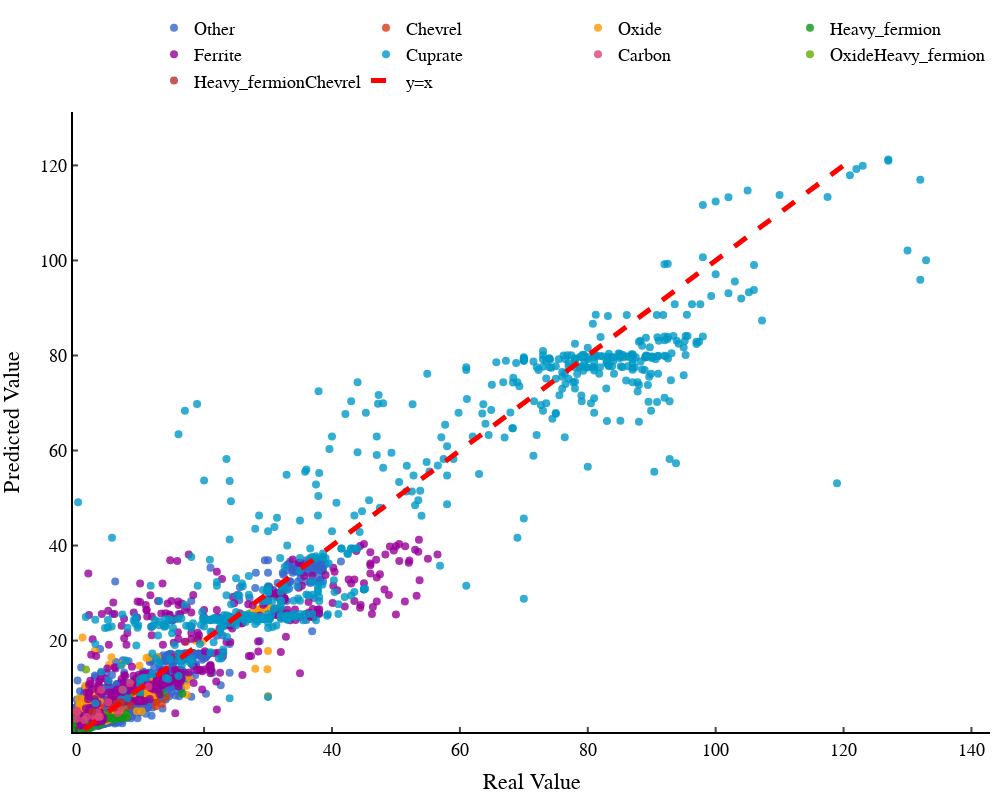

Notebook cell for this chart:
### Code cell
import plotly.express as px

df_MP_nonzero["predicted_tc"] = predicted_tc

unique_categories = df_MP_nonzero["sc_class"].unique()

colors = px.colors.qualitative.G10

color_map = {
    category: colors[i % len(colors)]
    for i, category in enumerate(unique_categories)
}


traces = []
for category, color in color_map.items():
    filtered_df = df_MP_nonzero[df_MP_nonzero["sc_class"] == category]
    trace = go.Scatter(
        x=filtered_df["tc"], 
        y=filtered_df["predicted_tc"], 
        mode='markers', 
        text=filtered_df["formula_sc"], 
        hoverinfo='text',
        marker=dict(
            color=color,
            size=8,  # Adjust marker size as needed
            opacity=0.8  # Adjust marker opacity as needed
        ),
        name=category  # Use category name for legend
    )
    traces.append(trace)

# Add y=x line
traces.append(go.Scatter(
    x=np.linspace(min(predicted_tc), max(predicted_tc), 100),
    y=np.linspace(min(predicted_tc), max(predicted_tc), 100),
    mode='lines',
    name='y=x',
    line=dict(color='red', width=5, dash='dash')
))

# Create layout
layout = go.Layout(
    xaxis=dict(title="Real Value", showline=True, linewidth=2, linecolor='black',
               ticks='inside', tickwidth=2, ticklen=5, range=[min(target_tc)-0.5, max(target_tc)+10]),
    yaxis=dict(title="Predicted Value", showline=True, linewidth=2, linecolor='black',
               ticks='inside', tickwidth=2, ticklen=5, range=[min(predicted_tc)-0.5, max(predicted_tc)+10]),
    width=1000,
    height=800,
    plot_bgcolor='white',
    paper_bgcolor='white', 
    font=dict(family='Helvetica', size=18, color='black'),
    margin=dict(l=10, r=10, b=10, t=10),
    legend=dict(orientation="h", yanchor="bottom", y=1.02, xanchor="right", x=1)
)

# Create figure
fig = go.Figure(data=traces, layout=layout)

# Show the plot
fig.show()

### Figure 1 — Plotly figure (JSON) as saved in the notebook; plotly's stock layout.template omitted (floating-point values rounded to 4 significant figures; data arrays with more than 128 entries replaced by an {"elided": "..."} marker saying what was removed)
{"data": [{"hoverinfo": "text", "marker": {"color": "#3366CC", "opacity": 0.8, "size": 8}, "mode": "markers", "name": "Other", "text": {"elided": "2512 str values"}, "type": "scatter", "x": {"elided": "2512 float values"}, "y": {"elided": "2512 float values"}}, {"hoverinfo": "text", "marker": {"color": "#DC3912", "opacity": 0.8, "size": 8}, "mode": "markers", "name": "Chevrel", "text": ["Ag1Mo6S8", "Br2Mo6S6", "Cd1Mo6S8", "Cd1Mo6Se8", "Cu1Mo6Se8", "Dy1Mo6S8", "In0.71S8V6", "In1K2Mo15Se19", "In1S8V6", "In2Mo15Se19", "In2Mo6Se6", "In3Mo15Se19", "K1S8V6", "K2Mo15Se19", "La0.84Mo6Se8", "La0.88Mo6Se8", "La0.94Mo6Se8", "La1Mo6S8", "La1Mo6Se8", "Li2Mo15Se19", "Li3Mo15Se19", "Lu1Mo6S8", "Mo15Se19", "Mo1Te2", "Mo3S2Se2", "Mo3Te3Tl1", "Mo4Re2Te8", "Mo5.8Ru0.2Se8", "Mo6Nd1S8", "Mo6Pb0.7Se8Yb0.3", "Mo6Pb0.8Se8Yb0.2", "Mo6Pb0.9Se8Yb0.1", "Mo6Pb1S4Se4", "Mo6Pb1S8", "Mo6Pb1Se8", "Mo6S8", "Mo6S8Sn0.875", "Mo6S8Sn1", "Mo6Se6Tl2", "Mo6Se8", "Mo6Se8Sn1", "Mo6Se8Y1", "Nb2Se3", "Nb3S4", "Nb3Se4", "Nb3Te4", "Rb1S8V6", "S0.8Se1.2Ta1", "S1.1Zr1", "S1.2Se0.8Ta1", "S1.8Se0.2Ta1", "S8Tl0.26V6", "S8Tl1V6", "S8V6"], "type": "scatter", "x": [7.7, 13.4, 1.8, 2.4, 5.9, 1.6, 5.4, 1.3, 3.9, 1.5, 0.7125, 3.32, 0.71, 2.1, 9.4, 10.25, 11, 6.73, 11.23, 2.6, 3.5, 2.2, 5.29, 0.3, 3.3, 5.84, 3.5, 6.21, 3.5, 10.2, 12.2, 12.3, 3.2, 12.45, 3.77, 1.8, 14.05, 12.6, 2.288, 6.255, 3.4, 6.38, 2.3, 3.81, 1.942, 1.747, 0.65, 3.9, 4.5, 3.8, 2.75, 0.74, 4.1, 0.76], "y": [5.973, 6.663, 5.211, 4.824, 5.058, 5.396, 6.342, 2.614, 3.79, 4.05, 3.303, 3.213, 5.738, 4.104, 9.474, 9.517, 9.593, 5.66, 9.463, 5.7, 3.637, 4.872, 4.219, 4.785, 7.321, 3.459, 4.034, 5.991, 5.052, 8.266, 8.397, 7.881, 7.46, 6.205, 6.14, 6.062, 8.103, 7.118, 3.069, 5.483, 5.077, 7.74, 7.093, 5.713, 4.896, 3.229, 3.627, 4.767, 4.304, 4.767, 6.178, 4.851, 4.153, 4.438]}, {"hoverinfo": "text", "marker": {"color": "#FF9900", "opacity": 0.8, "size": 8}, "mode": "markers", "name": "Oxide", "text": {"elided": "181 str values"}, "type": "scatter", "x": {"elided": "181 float values"}, "y": {"elided": "181 float values"}}, {"hoverinfo": "text", "marker": {"color": "#109618", "opacity": 0.8, "size": 8}, "mode": "markers", "name": "Heavy_fermion", "text": {"elided": "241 str values"}, "type": "scatter", "x": {"elided": "241 float values"}, "y": {"elided": "241 float values"}}, {"hoverinfo": "text", "marker": {"color": "#990099", "opacity": 0.8, "size": 8}, "mode": "markers", "name": "Ferrite", "text": {"elided": "406 str values"}, "type": "scatter", "x": {"elided": "406 float values"}, "y": {"elided": "406 float values"}}, {"hoverinfo": "text", "marker": {"color": "#0099C6", "opacity": 0.8, "size": 8}, "mode": "markers", "name": "Cuprate", "text": {"elided": "576 str values"}, "type": "scatter", "x": {"elided": "576 float values"}, "y": {"elided": "576 float values"}}, {"hoverinfo": "text", "marker": {"color": "#DD4477", "opacity": 0.8, "size": 8}, "mode": "markers", "name": "Carbon", "text": ["Ba6C60", "C1", "C2Ca0.1Y0.9", "C2Ca0.2Y0.8", "C2La1", "C2Lu1", "C2Na1", "C2Th0.09Y0.91", "C2Th0.19Y0.81", "C2Y1", "C60Ca5", "C6Ca1", "C6Sr1", "C6Yb1", "C8.1K1", "C8Cs1", "C8K1", "C8Rb1"], "type": "scatter", "x": [7, 7.2, 3.15, 2.82, 1.234, 3.33, 5, 3.7, 3.52, 3.895, 8.4, 11.3, 1.65, 6.497, 0.152, 0.0675, 0.1524, 0.01205], "y": [5.832, 9.732, 3.976, 3.946, 3.283, 4.807, 7.004, 3.983, 3.956, 9.672, 11.01, 10.36, 3.925, 4.769, 4.978, 3.572, 5.235, 5.198]}, {"hoverinfo": "text", "marker": {"color": "#66AA00", "opacity": 0.8, "size": 8}, "mode": "markers", "name": "OxideHeavy_fermion", "text": ["Bi1Ce1S2O1"], "type": "scatter", "x": [1.533], "y": [13.92]}, {"hoverinfo": "text", "marker": {"color": "#B82E2E", "opacity": 0.8, "size": 8}, "mode": "markers", "name": "Heavy_fermionChevrel", "text": ["Mo6Pb0.1Se8Yb0.9", "Mo6Pb0.2Se8Yb0.8", "Mo6Pb0.3Se8Yb0.7", "Mo6Pr1S8", "Mo6S8Yb1", "Mo6Se8Yb1"], "type": "scatter", "x": [6.3, 6.7, 7.1, 2.55, 8.45, 6], "y": [6.712, 7.006, 6.969, 5.069, 6.32, 5.944]}, {"line": {"color": "red", "dash": "dash", "width": 5}, "mode": "lines", "name": "y=x", "type": "scatter", "x": [1.263, 2.475, 3.687, 4.898, 6.11, 7.322, 8.534, 9.746, 10.96, 12.17, 13.38, 14.59, 15.81, 17.02, 18.23, 19.44, 20.65, 21.86, 23.08, 24.29, 25.5, 26.71, 27.92, 29.14, 30.35, 31.56, 32.77, 33.98, 35.2, 36.41, 37.62, 38.83, 40.04, 41.25, 42.47, 43.68, 44.89, 46.1, 47.31, 48.53, 49.74, 50.95, 52.16, 53.37, 54.59, 55.8, 57.01, 58.22, 59.43, 60.64, 61.86, 63.07, 64.28, 65.49, 66.7, 67.92, 69.13, 70.34, 71.55, 72.76, 73.98, 75.19, 76.4, 77.61, 78.82, 80.03, 81.25, 82.46, 83.67, 84.88, 86.09, 87.31, 88.52, 89.73, 90.94, 92.15, 93.37, 94.58, 95.79, 97.0, 98.21, 99.42, 100.6, 101.8, 103.1, 104.3, 105.5, 106.7, 107.9, 109.1, 110.3, 111.5, 112.8, 114.0, 115.2, 116.4, 117.6, 118.8, 120.0, 121.2], "y": [1.263, 2.475, 3.687, 4.898, 6.11, 7.322, 8.534, 9.746, 10.96, 12.17, 13.38, 14.59, 15.81, 17.02, 18.23, 19.44, 20.65, 21.86, 23.08, 24.29, 25.5, 26.71, 27.92, 29.14, 30.35, 31.56, 32.77, 33.98, 35.2, 36.41, 37.62, 38.83, 40.04, 41.25, 42.47, 43.68, 44.89, 46.1, 47.31, 48.53, 49.74, 50.95, 52.16, 53.37, 54.59, 55.8, 57.01, 58.22, 59.43, 60.64, 61.86, 63.07, 64.28, 65.49, 66.7, 67.92, 69.13, 70.34, 71.55, 72.76, 73.98, 75.19, 76.4, 77.61, 78.82, 80.03, 81.25, 82.46, 83.67, 84.88, 86.09, 87.31, 88.52, 89.73, 90.94, 92.15, 93.37, 94.58, 95.79, 97.0, 98.21, 99.42, 100.6, 101.8, 103.1, 104.3, 105.5, 106.7, 107.9, 109.1, 110.3, 111.5, 112.8, 114.0, 115.2, 116.4, 117.6, 118.8, 120.0, 121.2]}], "layout": {"font": {"color": "black", "family": "Helvetica", "size": 18}, "height": 800, "legend": {"orientation": "h", "x": 1, "xanchor": "right", "y": 1.02, "yanchor": "bottom"}, "margin": {"b": 10, "l": 10, "r": 10, "t": 10}, "paper_bgcolor": "white", "plot_bgcolor": "white", "width": 1000, "xaxis": {"linecolor": "black", "linewidth": 2, "range": [-0.5, 142.9], "showline": true, "ticklen": 5, "ticks": "inside", "tickwidth": 2, "title": {"text": "Real Value"}}, "yaxis": {"linecolor": "black", "linewidth": 2, "range": [0.7628, 131.2], "showline": true, "ticklen": 5, "ticks": "inside", "tickwidth": 2, "title": {"text": "Predicted Value"}}}}
